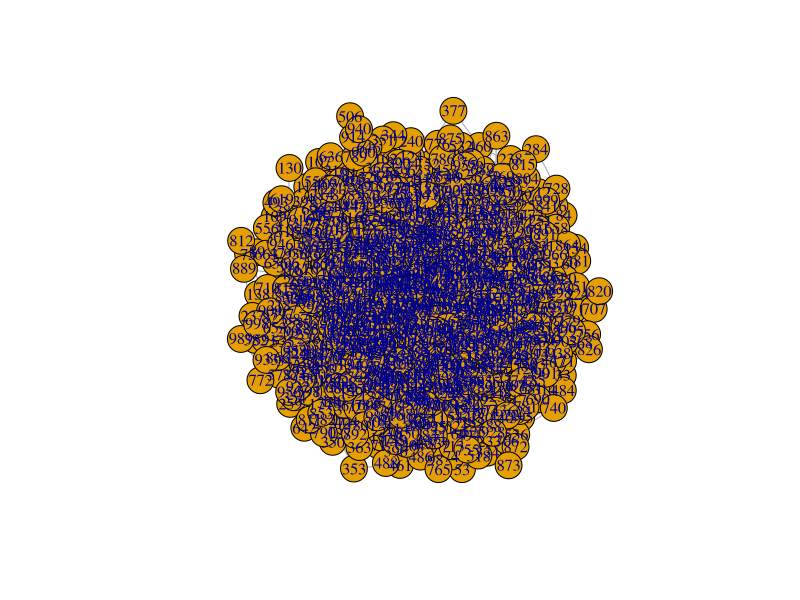

Reproduce this figure in R. (Note: a time limit stopped this script after it produced the figure.)
library(igraph)

# (a) create network
num_node = 1000
p = 0.01
g = random.graph.game(num_node, p, directed=FALSE)
plot(g)

# (b) random walk
netrw = function(g, steps, node_start){
    curr = node_start
    distance = c()
    if (length(neighbors(g, curr)) == 0){
        distance = c(distance, 0)
        return (distance)
    }
    while (length(distance) < steps){
        if (length(neighbors(g, curr)) == 1){
            curr = neighbors(g,curr)
            distance = c(distance, distances(g, v=node_start, to=curr))
        } 
        else{
            curr = sample(neighbors(g,curr), 1)
            distance = c(distance, distances(g, v=node_start, to=curr))
        }
    }
    return (distance)
}

len_max = 0
num = 250
steps = 200
dist_list = array(0, c(num, steps))

for (i in (1:num)){
    node_start = sample((1:num_node), 1)
    distance = netrw(g, steps, node_start)
    dist_len = length(distance)
    len_max = max(len_max, dist_len)
    if (dist_len != 0){
        dist_list[i, 1:dist_len] = distance
    }
}

avg = rep(NA, len_max)
std = rep(NA, len_max)
for (t in (1:len_max)){
    s = dist_list[, t]
    s = s[s!=0]
    avg[t] = mean(s)
    std[t] = sd(s)
}

plot((1:length(avg)), avg, xlab="Number of Steps", ylab="Average Distance", type="o", col="blue")

plot((1:length(std)), std, xlab="Number of Steps", ylab="Standard Deviation", type="o", col="blue")

# (c) degree distribution
netrw_degree = function(g, steps, node_start){
    curr = node_start
    distance = c()
    if (length(neighbors(g, curr)) == 0){
        return (curr)
    }
    while (length(distance) < steps){
        if (length(neighbors(g, curr)) == 1){
            curr = neighbors(g,curr)
            distance = c(distance, distances(g, v=node_start, to=curr))
        } 
        else{
            curr = sample(neighbors(g,curr), 1)
            distance = c(distance, distances(g, v=node_start, to=curr))
        }
    }
    return (curr)
}

deg = c()
for (i in (1:num)){
    node_start = sample((1:num_node), 1)
    node_end = netrw_degree(g, steps, node_start)
    deg = c(deg, degree(g, node_end))
}

h = hist(deg, breaks=seq(-0.5, by=1 , length.out=max(deg)+3), xlab="Degree", ylab="Frequency", main="End node degree")
plt = data.frame(x = h$mids, y = h$density)
plot(plt, xlab = "Degree", ylab = "Frequency", type="o", col="blue", main="End node degree")
plot(degree.distribution(g), xlab = "Degree", ylab = "Frequency", type="o", col="blue", main="Graph degree")

#deg_g = degree(g, c(1:num_node))
#h_g = hist(deg_g, breaks=seq(-0.5, by=1 , length.out=max(deg_g)+3), xlab='Degree', ylab='Frequency', main='Graph degree')


# (d) repeat (b) with 100 and 10000 nodes
# see next .r file
